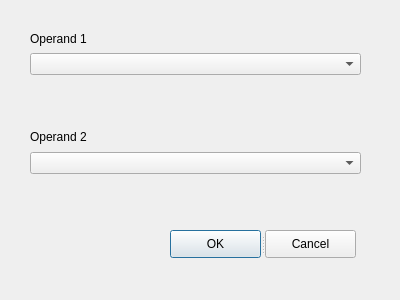
<?xml version="1.0" encoding="UTF-8"?>
<ui version="4.0">
 <class>DivDialog</class>
 <widget class="QDialog" name="DivDialog">
  <property name="geometry">
   <rect>
    <x>0</x>
    <y>0</y>
    <width>400</width>
    <height>300</height>
   </rect>
  </property>
  <property name="windowTitle">
   <string>Dialog</string>
  </property>
  <widget class="QSplitter" name="splitter">
   <property name="geometry">
    <rect>
     <x>170</x>
     <y>230</y>
     <width>186</width>
     <height>28</height>
    </rect>
   </property>
   <property name="orientation">
    <enum>Qt::Horizontal</enum>
   </property>
   <widget class="QPushButton" name="pushOK_2">
    <property name="text">
     <string>OK</string>
    </property>
   </widget>
   <widget class="QPushButton" name="pushCancel_2">
    <property name="text">
     <string>Cancel</string>
    </property>
   </widget>
  </widget>
  <widget class="QWidget" name="layoutWidget">
   <property name="geometry">
    <rect>
     <x>30</x>
     <y>30</y>
     <width>331</width>
     <height>167</height>
    </rect>
   </property>
   <layout class="QVBoxLayout" name="verticalLayout">
    <item>
     <widget class="QLabel" name="label_4">
      <property name="text">
       <string>Operand 1</string>
      </property>
     </widget>
    </item>
    <item>
     <widget class="QComboBox" name="comboBox"/>
    </item>
    <item>
     <widget class="QLabel" name="labelOperand1">
      <property name="text">
       <string/>
      </property>
     </widget>
    </item>
    <item>
     <widget class="QLabel" name="label_5">
      <property name="text">
       <string/>
      </property>
     </widget>
    </item>
    <item>
     <widget class="QLabel" name="label_2">
      <property name="text">
       <string>Operand 2</string>
      </property>
     </widget>
    </item>
    <item>
     <widget class="QComboBox" name="comboBox_2"/>
    </item>
    <item>
     <widget class="QLabel" name="labelOperand2">
      <property name="text">
       <string/>
      </property>
     </widget>
    </item>
   </layout>
  </widget>
 </widget>
 <resources/>
 <connections>
  <connection>
   <sender>pushCancel_2</sender>
   <signal>clicked()</signal>
   <receiver>DivDialog</receiver>
   <slot>close()</slot>
   <hints>
    <hint type="sourcelabel">
     <x>302</x>
     <y>239</y>
    </hint>
    <hint type="destinationlabel">
     <x>299</x>
     <y>271</y>
    </hint>
   </hints>
  </connection>
 </connections>
</ui>
